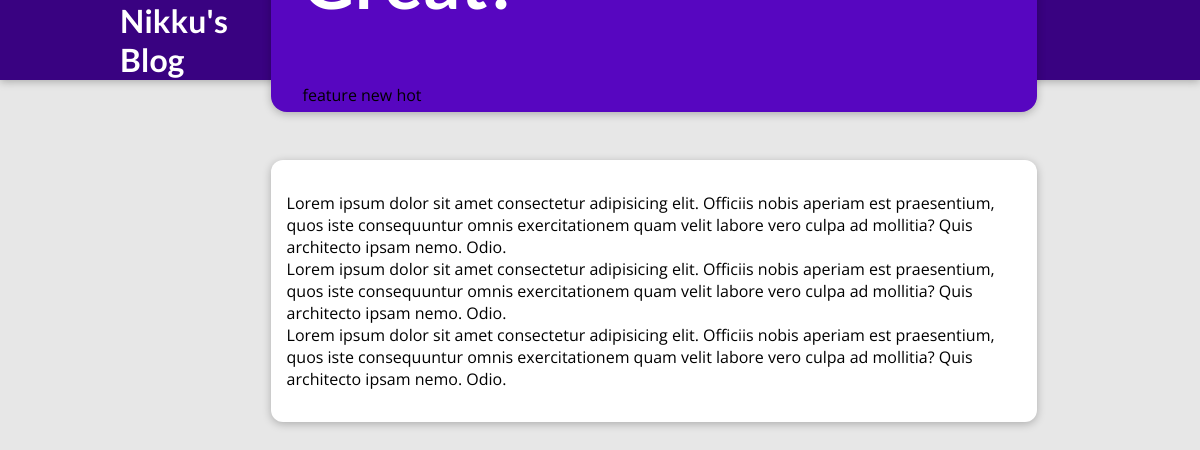
Page /posts/programming-is-fun on the committed database.
### blog/models.py (models this page shows, shortened)
class Tag(models.Model):
    caption = models.CharField(max_length=50)

class Post(models.Model):
    title = models.CharField(max_length=150)
    excerpt = models.CharField(max_length=200)
    image_name = models.CharField(max_length=100)
    date = models.DateField(auto_now=True)
    slug = models.SlugField(unique = True, db_index = True)
    content = models.TextField(validators=[MinLengthValidator(10)])
    author = models.ForeignKey(Author, on_delete=models.SET_NULL, null=True, related_name='posts')
    tags = models.ManyToManyField(Tag, related_name='posts')

### blog/views.py (the view)
# urls.py: path("posts/<slug:slug>", views.post_detail,name = "post-detail-page"),
def post_detail(request, slug):
    identified_post = get_object_or_404(Post, slug=slug)
    return render(request, "blog/post-detail.html", {
      "post": identified_post,
      "post_tags": identified_post.tags.all()
    })

### blog/models.py (called while the page is built)
    def full_name(self):
        return f"{self.first_name} | {self.last_name}"

    def __str__(self):
        return self.full_name()

### blog/templates/blog/post-detail.html (shortened to what this page needs)
{% extends "base.html" %}
{% load static %}
{% block css_files %}
<link rel="stylesheet" href="{% static "blog/post-detail.css" %}" />
{% endblock %}
{% block content %}
<section id="summary">
  <h2>{{ post.title }}</h2>
  <div>
  {% for tag in post.tags.all %}
    {{ tag.caption }}
  {% endfor %}
  </div>
</section>
<main>
  {{ post.content|linebreaks }}
</main>
{% endblock %}

### my_site/templates/base.html (shortened to what this page needs)
{% load static %}
<!DOCTYPE html>
<html lang="en">
<head>
    <link rel="stylesheet" href="{% static 'app.css' %}">
    {% block css_files %} {% endblock %}
</head>
<body>
    <header id ="main-navigation">
        <h1> <a href = "{% url "starting-page" %}>">Nikku's Blog</a></h1>
        <nav>
    {% block content %}{% endblock %}
</body>
</html>

### my_site/static/app.css (style rules this page uses)
* { box-sizing: border-box; }
html { font-family: 'Open Sans', 'Lato', sans-serif; }
body { margin: 0; }
h1, h2, h3 { font-family: 'Lato', sans-serif; font-weight: bold; }
#main-navigation { width: 100%; height: 5rem; display: flex; justify-content: space-between; align-items: center; padding: 0 10%; position: absolute; top: 0; left: 0; }
#main-navigation a { text-decoration: none; color: white; font-weight: bold; }

### blog/static/blog/post-detail.css (style rules this page uses)
body { background-color: #e7e7e7; }
#main-navigation { background-color: #390281; box-shadow: 0 2px 8px rgba(0, 0, 0, 0.25); }
#summary { margin: 8rem auto 3rem auto; padding: 2rem; width: 90%; max-width: 90rem; border-radius: 16px; background-color: #5706c0; position: relative; box-shadow: 0 2px 8px rgba(0, 0, 0, 0.25); height: 22rem; }
#summary h2 { color: white; font-size: 4.5rem; }
main { width: 90%; max-width: 90rem; margin: 3rem auto; background-color: white; padding: 1rem; border-radius: 12px; box-shadow: 0 2px 8px rgba(0, 0, 0, 0.25); }

### rows in the picture
Tag: caption "feature"
Tag: caption "new"
Tag: caption "hot"
Post: content "Lorem ipsum dolor sit amet consectetur adipisicing elit. Officiis nobis aperiam est praesentium, quos iste consequuntur omnis exercitationem quam velit labore vero culpa ad mollitia? Quis architecto ipsam nemo. Odio. Lorem ipsum dolor sit amet consectetur adipisicing elit. Officiis nobis aperiam est praesentium, quos iste consequuntur omnis exercitationem quam velit labore vero culpa ad mollitia? Quis architecto ipsam nemo. Odio. Lorem ipsum dolor sit amet consectetur adipisicing elit. Officiis nobis aperiam est praesentium, quos iste consequuntur omnis exercitationem quam velit labore vero culpa ad mollitia? Quis architecto ipsam nemo. Odio."
